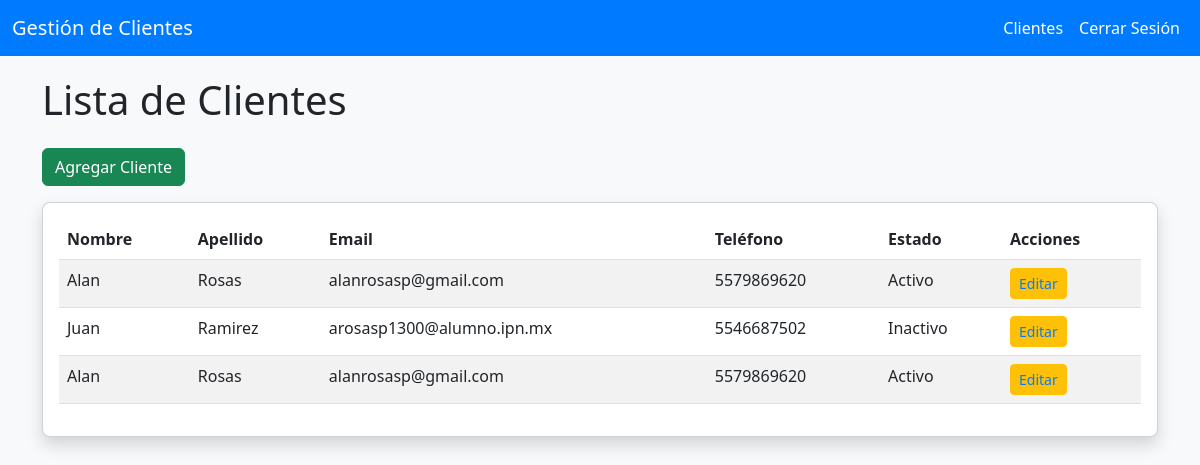
Screenshot of /clientes/ (signed in) with the database file from the repository.
### clientes/models.py (models this page shows, shortened)
class Cliente(models.Model):
    STATUS_CHOICES = [
        ('activo', 'Activo'),
        ('inactivo', 'Inactivo'),
        ('pausa', 'En Pausa'),
    ]
    gerente = models.ForeignKey(User, on_delete=models.CASCADE, related_name='clientes')
    nombre = models.CharField(max_length=100)
    apellido = models.CharField(max_length=100)
    email = models.EmailField()
    telefono = models.CharField(max_length=15)
    documento = models.FileField(upload_to='documentos/')
    fecha_registro = models.DateTimeField(auto_now_add=True)
    status = models.CharField(max_length=10, choices=STATUS_CHOICES, default='activo')  # Nuevo campo

### clientes/views.py (the view)
# urls.py: path('', views.lista_clientes, name='lista_clientes'),
@login_required
def lista_clientes(request):
    clientes = Cliente.objects.filter(gerente=request.user)  # Filtra clientes por gerente
    return render(request, 'clientes/lista_clientes.html', {'clientes': clientes})

### clientes/templates/clientes/lista_clientes.html
{% extends 'clientes/base.html' %}
{% block content %}
<h1 class="mb-4">Lista de Clientes</h1>
<a href="{% url 'agregar_cliente' %}" class="btn btn-success mb-3">Agregar Cliente</a>
<div class="card">
    <div class="card-body">
        <table class="table table-striped">
            <thead>
                <tr>
                    <th>Nombre</th>
                    <th>Apellido</th>
                    <th>Email</th>
                    <th>Teléfono</th>
                    <th>Estado</th>
                    <th>Acciones</th>
                </tr>
            </thead>
            <tbody>
                {% for cliente in clientes %}
                <tr>
                    <td>{{ cliente.nombre }}</td>
                    <td>{{ cliente.apellido }}</td>
                    <td>{{ cliente.email }}</td>
                    <td>{{ cliente.telefono }}</td>
                    <td>{{ cliente.get_status_display }}</td>
                    <td>
                        <a href="{% url 'editar_cliente' cliente.id %}" class="btn btn-warning btn-sm">Editar</a>
                    </td>
                </tr>
                {% endfor %}
            </tbody>
        </table>
    </div>
</div>
{% endblock %}

### clientes/templates/clientes/base.html (shortened to what this page needs)
{% load static %}
<!DOCTYPE html>
<html lang="es">
<head>
    <link href="https://cdn.jsdelivr.net/npm/bootstrap@5.3.0/dist/css/bootstrap.min.css" rel="stylesheet">
    <link href="{% static 'css/custom.css' %}" rel="stylesheet">
</head>
<body>
    <nav class="navbar navbar-expand-lg navbar-dark">
        <div class="container-fluid">
            <a class="navbar-brand" href="{% url 'inicio' %}">Gestión de Clientes</a>
            <div class="collapse navbar-collapse" id="navbarNav">
                <ul class="navbar-nav ms-auto">
                    {% if user.is_authenticated %}
                        <li class="nav-item">
                            <a class="nav-link" href="{% url 'lista_clientes' %}">Clientes</a>
                        </li>
                        <li class="nav-item">
                            <a class="nav-link" href="{% url 'logout' %}">Cerrar Sesión</a>
                        </li>
                    {% endif %}
                </ul>
            </div>
        </div>
    </nav>
    <div class="container">
        {% block content %}
        {% endblock %}
    </div>
</body>
</html>

### clientes/static/css/custom.css (style rules this page uses)
.card a { color: #007bff; text-decoration: none; }

### clientes/templates/clientes/base.html (style rules this page uses)
body { background-color: #f8f9fa; }
.navbar { background-color: #007bff; }
.navbar-brand, .nav-link { color: white !important; }
.container { margin-top: 20px; }
.card { margin-bottom: 20px; box-shadow: 0 0.5rem 1rem rgba(0, 0, 0, 0.15); border-radius: 0.5rem; }

### rows the page displays
Cliente: nombre "Alan", apellido "Rosas", email "alanrosasp@gmail.com", telefono "5579869620", status "Activo"
Cliente: nombre "Juan", apellido "Ramirez", email "arosasp1300@alumno.ipn.mx", telefono "5546687502", status "Inactivo"
Cliente: nombre "Alan", apellido "Rosas", email "alanrosasp@gmail.com", telefono "5579869620", status "Activo"
